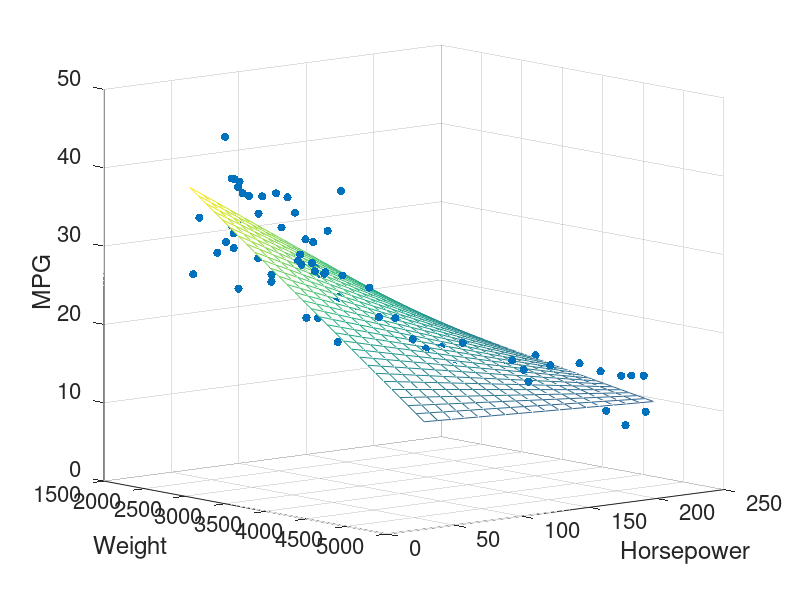

The MATLAB script that drew this image:
%% regression demo 
clear variables; clf; 
% reference : https://www.mathworks.com/help/stats/regress.html
%% 
load carsmall
x1 = Weight;
x2 = Horsepower;    % Contains NaN data
y = MPG;
% X = [ones(size(x1)) x1 x2];
X = [ones(size(x1)) x1 x2 x1.*x2];
b = regress(y,X);    % Removes NaN data

%% 
scatter3(x1,x2,y,'filled')
hold on
x1fit = min(x1):100:max(x1);
x2fit = min(x2):10:max(x2);
[X1FIT,X2FIT] = meshgrid(x1fit,x2fit);
% YFIT = b(1) + b(2)*X1FIT + b(3)*X2FIT;
YFIT = b(1) + b(2)*X1FIT + b(3)*X2FIT + b(4)*X1FIT.*X2FIT;
mesh(X1FIT,X2FIT,YFIT)
xlabel('Weight')
ylabel('Horsepower')
zlabel('MPG')
view(50,10)
set(gca,'fontsize', 16)